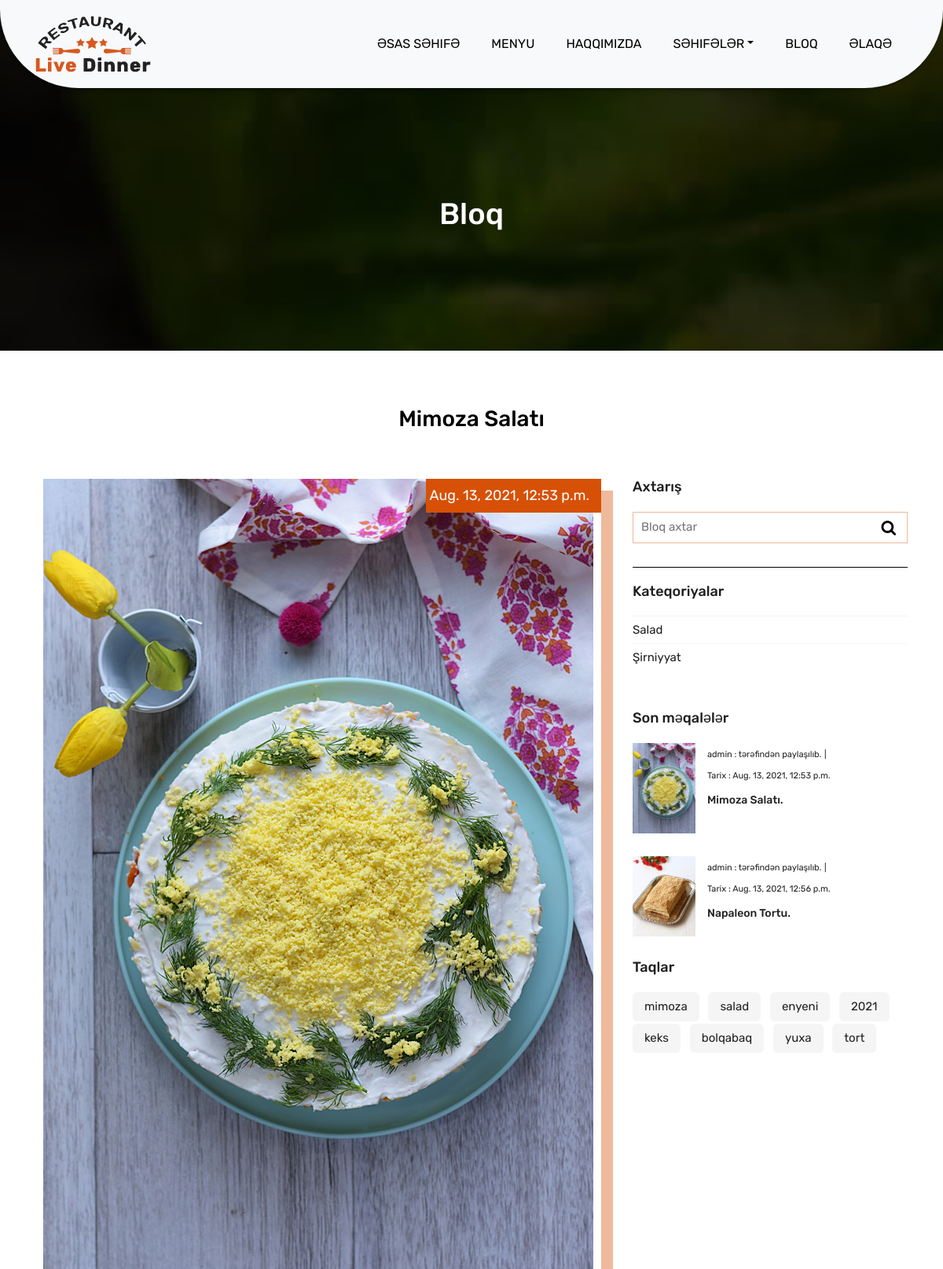
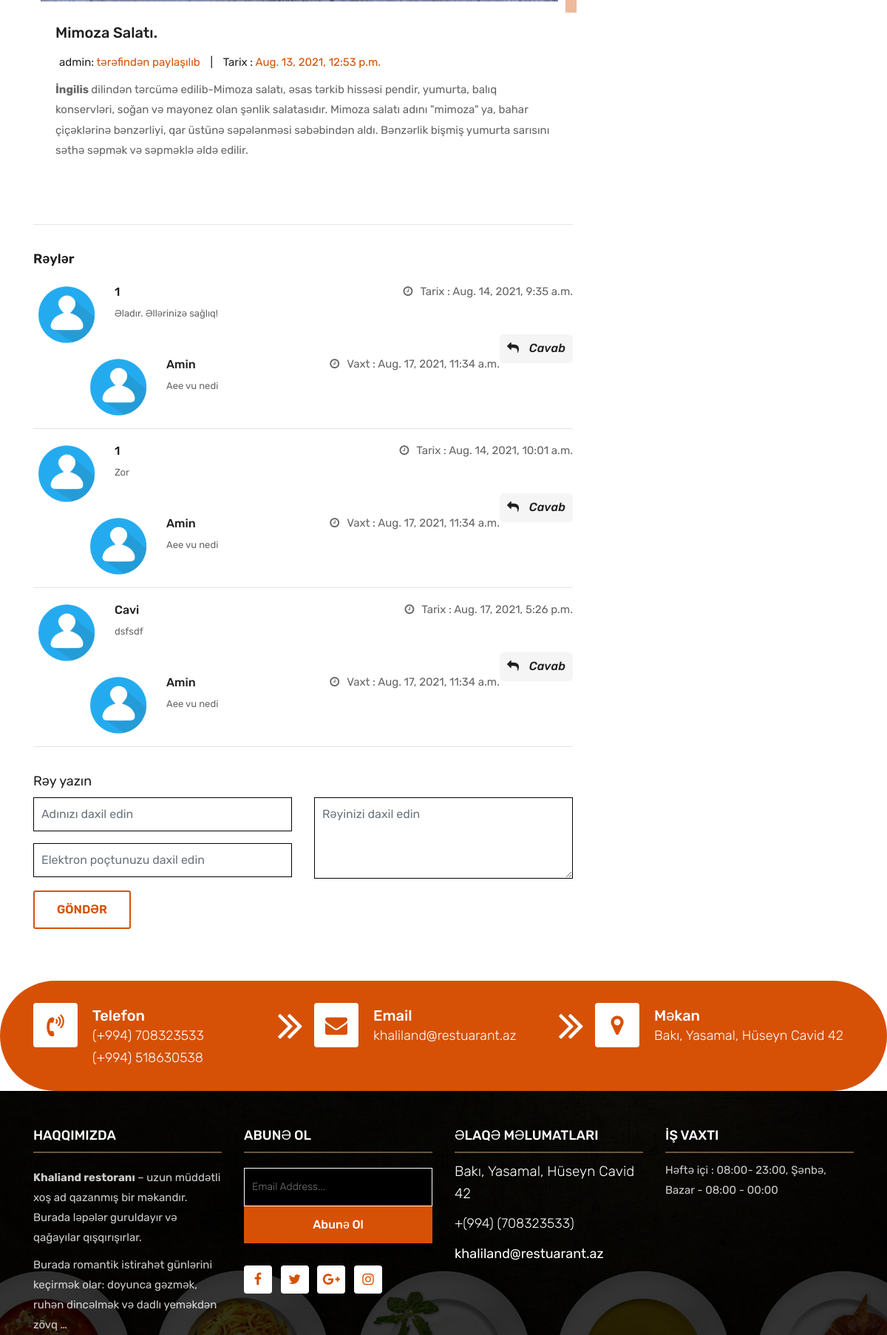
The app's page /postbloq/1 (upper part) with its own data (2 pictures, top to bottom).
### postbloq/models.py (models this page shows, shortened)
class Post(models.Model):
    title = CharField(max_length=100,verbose_name="Ad")
    content = RichTextField(max_length=5000,verbose_name="Mətin")
    author  = ForeignKey(User, null=True, on_delete=CASCADE,verbose_name="Yazıçı")
    created = DateTimeField(default=timezone.now)
    tags = TaggableManager(verbose_name="taqlar")
    category = ForeignKey("Category", null=True, on_delete=SET_NULL,verbose_name="Kateqoriya")
    image = models.ImageField(verbose_name="Şəkil")
    class Meta:
        verbose_name ="Postlar"
        verbose_name_plural = "Postlar"

class Comments(models.Model):
    user = CharField(max_length=50)
    post = ForeignKey(Post, on_delete=CASCADE)
    reply = ForeignKey("ReplyComments",on_delete=CASCADE, blank=True, null=True)
    content = TextField(max_length=500)
    created = DateTimeField(default = timezone.now)
    email = EmailField(max_length=100)
    class Meta:
        verbose_name = "Rəy"
        verbose_name_plural = "Rəylər"

class ReplyComments(models.Model):
    user = CharField(max_length=50)
    post = ForeignKey(Post, on_delete=CASCADE)
    parent = ForeignKey("Comments",on_delete=CASCADE)
    content = TextField(max_length=500)
    created = DateTimeField(default = timezone.now)
    email = EmailField(max_length=100)
    class Meta:
        verbose_name = "Cavab"
        verbose_name_plural = "Cavablar"

class Category(models.Model):
    name = CharField(max_length=50)
    class Meta:
        verbose_name = "Bloq Kateqoriya"
        verbose_name_plural = "Bloq Kateqoriyalar"
    def __str__(self):
        return self.name

### settings/models.py (models this page shows)
class Settings(models.Model):
    STATUS = (
        ('True', 'Bəli'),
        ('False','Xeyr'),
    )
    title = CharField(max_length=40, verbose_name="Başlıq")
    about_short = RichTextField(verbose_name = "Kiçik hekayə")
    about = RichTextField(verbose_name="Haqqında")
    phone = IntegerField(verbose_name="Telefon1")
    phone2 = IntegerField(verbose_name="Telefon2",blank=True, null=True)
    email = EmailField(max_length=100,verbose_name="Elektron Poçt")
    location = CharField(max_length=400, verbose_name="Məkan")
    worktime = CharField(max_length=100,verbose_name="İş vaxtları")
    contanctinf = CharField(max_length=200,verbose_name="Əlaqə Məlumatları",blank=True, null=True)
    facebook = CharField(max_length=400,verbose_name="Facebook link")
    instagram = CharField(max_length=400,verbose_name="Instagran link")
    twitter = CharField(max_length=400,verbose_name="Twitter link")
    google = CharField(max_length=400,verbose_name="Google link")
    google_map =CharField(max_length=10000,verbose_name="Xəritə link")
    icon = ImageField()
    status= models.CharField(max_length=10, choices=STATUS)
    created_at= DateTimeField(auto_now_add=True)
    updated_at= DateTimeField(auto_now=True)
    class Meta:
        verbose_name = "Parametr"
        verbose_name_plural = "Parametrlər"

### postbloq/views.py (the view)
# urls.py: path("<int:id>",views.post_detail, name="post_detail"),
def post_detail(request,id):
    post = Post.objects.get(id = id)
    tags = Tag.objects.all()
    categories = Category.objects.all()
    recentposts = Post.objects.all()[:5]
    comments = Comments.objects.filter(post = post)
    replys = ReplyComments.objects.filter(post = post)
    comment_form = CommentForm()
    settings = Settings.objects.all()
    if request.method == "POST":
        comment_form = CommentForm(request.POST)
        if comment_form.is_valid():
            newComment = comment_form.save(commit=False)
            newComment.post = post
            newComment.save()
    context = {
        "post":post,
        "categories":categories,
        "tags":tags,
        "recentposts":recentposts,
        'comments':comments,
        "comment_form":comment_form,
        "settings":settings,
        "replys":replys,
    }
    return render(request,"Blog/post_detail.html",context)

### postbloq/forms.py
class CommentForm(forms.ModelForm):
    class Meta:
        model = Comments
        fields = {"content","user","email"}
        widgets ={
            "content"         :widgets.Textarea(attrs={'class': 'form-control','placeholder':'Rəyinizi daxil edin','rows':'2'}),            "content"         :widgets.Textarea(attrs={'class': 'form-control','placeholder':'Rəyinizi daxil edin','rows':'2'}),
            "user"         :widgets.TextInput(attrs={'class': 'form-control','placeholder':'Adınızı daxil edin', 'type':'text'}),
            "email"         :widgets.EmailInput(attrs={'class': 'form-control','placeholder':'Elektron poçtunuzu daxil edin', 'type':'email'}),
        }

### templates/Blog/post_detail.html (shortened to what this page needs)
{% extends "base.html" %}
{% load static %}
{% block startslides %}
	<div class="all-page-title page-breadcrumb">
		<div class="container text-center">
			<div class="row">
				<div class="col-lg-12">
					<h1>Bloq</h1>
				</div>
			</div>
		</div>
	</div>
{% endblock startslides %}
{% block startblog %}
  <div class="blog-box">
		<div class="container">
			<div class="row">
				<div class="col-lg-12">
					<div class="heading-title text-center">
						<h2>{{post.title}}</h2>
					</div>
				</div>
			</div>
			<div class="row">
				<div class="col-xl-8 col-lg-8 col-12">
					<div class="blog-inner-details-page">
						<div class="blog-inner-box">
							<div class="side-blog-img">
								<img class="img-fluid" src="{{post.image.url}}" alt="">
								<div class="date-blog-up">
									{{post.created}}
								</div>
							</div>
							<div class="inner-blog-detail details-page">
								<h3>{{post.title}}.</h3>
								<ul>
									<li>{{post.author}}: <span>tərəfindən paylaşılıb</span></li>
									<li>|</li>
									<li>Tarix : <span>{{post.created}}</span></li>
								</ul>
								{{post.content|safe}}
							</div>
						</div>
						<hr>
						<div class="blog-comment-box">
							<h3>Rəylər</h3>
							{% if comments %}
							{% for comment in comments  %}
							<div class="comment-item">
								<div class="comment-item-left">
									<img src="{% static 'images/user-logo.png' %}" alt="">
								</div>
								<div class="comment-item-right">
									<div class="pull-left">
										<a href="#">{{comment.user}}</a>
									</div>
									<div class="pull-right">
										<i class="fa fa-clock-o" aria-hidden="true"></i>Tarix : <span>{{comment.created}}</span>
									</div>
									<div class="des-l">
										<p>{{comment.content}}</p>
									</div>
									<a href="#" class="right-btn-re"><i class="fa fa-reply" aria-hidden="true"></i> Cavab</a>
								</div>
								<br>
								{% for reply in replys %}
								<div class="comment-item children">
									<div class="comment-item-left">
										<img src="{% static 'images/user-logo.png' %}" alt="">
									</div>
									<div class="comment-item-right">
										<div class="pull-left">
											<a href="#">{{reply.user}}</a>
										</div>
										<div class="pull-right">
											<i class="fa fa-clock-o" aria-hidden="true"></i>Vaxt : <span>{{reply.created}}</span>
										</div>
										<div class="des-l">
											<p>{{reply.content}}</p>
										</div>
									</div>
								</div>
								{% endfor %}
							</div>
							<hr>
							{% endfor %}
							{% else %}
							  <h3>Heç bir şərh yoxdur</h3>
							{% endif %}
						</div>
						<div class="comment-respond-box">
							<h3>Rəy yazın </h3>
							<div class="comment-respond-form">
								<form id="commentrespondform" class="comment-form-respond row" method="POST" type = "POST">
									<div class="col-lg-6 col-md-6 col-sm-6">
										<div class="form-group">
											{{comment_form.user}}
										</div>
										<div class="form-group">
											{{comment_form.email}}
										</div>
									</div>
									<div class="col-lg-6 col-md-6 col-sm-6">
										<div class="form-group">
											{{comment_form.content}}
										</div>
									</div>
									<div class="col-lg-12 col-md-12 col-sm-12">
										<button class="btn btn-submit">Göndər</button>
									</div>
								</form>
							</div>
						</div>
					</div>
				</div>
				<div class="col-xl-4 col-lg-4 col-md-6 col-sm-8 col-12 blog-sidebar">
					<div class="right-side-blog">
						<h3>Axtarış</h3>
						<div class="blog-search-form">
							<form action="{% url 'postbloq:search' %}" method = "POST">
							<input name="search" placeholder="Bloq axtar" type="text" id = "search">
							<button class="search-btn" type="submit">
								<i class="fa fa-search" aria-hidden="true"></i>
							</button>
							</form>
						</div>
						<h3>Kateqoriyalar</h3>
						<div class="blog-categories">
							<ul>
								{% for category in categories %}
							 <li><a href="{% url 'postbloq:post_category' category.id %}"><span>{{category}}</span></a></li>
								{% endfor %}
							</ul>
						</div>
						<h3>Son məqalələr</h3>
						<div class="post-box-blog">
							<div class="recent-post-box">
								{% for post in recentposts  %}
								<div class="recent-box-blog">
									<div class="recent-img">
										<img class="img-fluid" src="{{post.image.url}}" width="80" height="80" alt="">
									</div>
									<div class="recent-info">
										<ul>
											<li>{{post.author}} : <span>tərəfindən paylaşılıb.</span></li>
											<li>|</li>
											<li>Tarix : <span>{{post.created}}</span></li>
										</ul>
										<h4><a href="{% url 'postbloq:post_detail' post.id %}">{{post.title}}.</a></h4>
									</div>
								</div>
								{% endfor %}
							</div>
						</div>
						<h3>Taqlar</h3>
						<div class="blog-tag-box">
							<ul class="list-inline tag-list">
								{% for tag in tags  %}
								<li class="list-inline-item"><a href="{% url 'postbloq:post_tags' tag %}">{{tag.name}}</a></li>
								{% endfor %}
							</ul>
						</div>
					</div>
				</div>
			</div>
		</div>
	</div>
{% endblock startblog %}

### templates/base.html (shortened to what this page needs)
{% load static %}
<!DOCTYPE html>
<html lang="en">
<head>
  {% include "Home/includes/head.html" %}
</head>
<body>
  {% include "Home/includes/navbar.html" %}
  {% block startslides %}{% endblock startslides %}
  {% block startblog %}{% endblock startblog %}
  {% include "Home/includes/startcontactinfo.html" %}
  {% include "Home/includes/startfotter.html" %}
</body>
</html>

### templates/Home/includes/head.html (shortened to what this page needs)
{% load static %}
    {% block link %}
    <link rel="stylesheet" href="{% static 'css/bootstrap.min.css' %}">
    <link rel="stylesheet" href="{% static 'css/style1.css' %}">
    <link rel="stylesheet" href="{% static 'css/responsive.css' %}">
    <link rel="stylesheet" href="{% static 'css/custom.css' %}">
    {% endblock link %}

### templates/Home/includes/navbar.html (shortened to what this page needs)
{% load static %}
<header class="top-navbar">
    <nav class="navbar navbar-expand-lg navbar-light bg-light">
        <div class="container">
            <a class="navbar-brand" href="{% url 'index' %}">
                <img src="{% static 'images/logo.png' %}" width="" height="" alt="" />
            </a>
            <div class="collapse navbar-collapse" id="navbars-rs-food">
                <ul class="navbar-nav ml-auto">
                    <li class="nav-item "><a class="nav-link" href="{% url 'index' %}">Əsas səhifə</a></li>
                    <li class="nav-item"><a class="nav-link" href="{% url 'menu' %}">Menyu</a></li>
                    <li class="nav-item"><a class="nav-link" href="{% url 'about' %}">Haqqımızda</a></li>
                    <li class="nav-item dropdown">
                        <a class="nav-link dropdown-toggle" href="#" id="dropdown-a" data-toggle="dropdown">Səhifələr</a>
                    </li>
                    <li class="nav-item ">
                        <li class="nav-item"><a class="nav-link" href="{% url 'postbloq:post_list' %}">Bloq</a></li>
                    </li>
                    <li class="nav-item"><a class="nav-link" href="{% url 'contact' %}">Əlaqə</a></li>
                </ul>
            </div>
        </div>
    </nav>
</header>

### templates/Home/includes/startcontactinfo.html
{% for setting in  settings %}
<div class="contact-imfo-box">
    <div class="container">
        <div class="row">
            <div class="col-md-4 arrow-right">
                <i class="fa fa-volume-control-phone"></i>
                <div class="overflow-hidden">
                    <h4>Telefon</h4>
                    <p class="lead">
                        (+994) {{setting.phone}}
                    </p>
                    <p class="lead">
                        (+994) {{setting.phone2}}
                    </p>
                </div>
            </div>
            <div class="col-md-4 arrow-right">
                <i class="fa fa-envelope"></i>
                <div class="overflow-hidden">
                    <h4>Email</h4>
                    <p class="lead">
                        {{setting.email}}
                    </p>
                </div>
            </div>
            <div class="col-md-4">
                <i class="fa fa-map-marker"></i>
                <div class="overflow-hidden">
                    <h4>Məkan</h4>
                    <p class="lead">
                       {{setting.location}}
                    </p>
                </div>
            </div>
        </div>
    </div>
</div>
{% endfor %}

### templates/Home/includes/startfotter.html (shortened to what this page needs)
{% load static %}
	<footer class="footer-area bg-f">
		{% for setting in settings  %}
		<div class="container">
			<div class="row">
				<div class="col-lg-3 col-md-6">
					<h3>Haqqımızda </h3>
					<p>{{setting.about|truncatewords:30|safe}}</p><p><a href="{% url 'about' %}">Ardını oxu</a></p>
				</div>
				<div class="col-lg-3 col-md-6">
					<h3>Abunə ol</h3>
					<div class="subscribe_form">
						<form class="subscribe_form">
							<input name="EMAIL" id="subs-email" class="form_input" placeholder="Email Address..." type="email">
							<button type="submit" class="submit">Abunə Ol</button>
						</form>
					</div>
					<ul class="list-inline f-social">
						<li class="list-inline-item"><a href="{{setting.facebook}}"><i class="fa fa-facebook" aria-hidden="true"></i></a></li>
						<li class="list-inline-item"><a href="{{setting.twitter}}"><i class="fa fa-twitter" aria-hidden="true"></i></a></li>
						<li class="list-inline-item"><a href="{{setting.google}}"><i class="fa fa-google-plus" aria-hidden="true"></i></a></li>
						<li class="list-inline-item"><a href="{{setting.instagram}}"><i class="fa fa-instagram" aria-hidden="true"></i></a></li>
					</ul>
				</div>
				<div class="col-lg-3 col-md-6">
					<h3>Əlaqə məlumatları</h3>
					<p class="lead">{{setting.location}}</p>
					<p class="lead"><a href="#">+(994) ({{setting.phone}})</a></p>
					<p><a href="#"> {{setting.email}}</a></p>
				</div>
				<div class="col-lg-3 col-md-6">
					<h3>İş vaxtı</h3>
					<p><span class="text-color">{{setting.worktime}}
				</div>
			</div>
		</div>
		{% endfor %}
	</footer>

### templates/Home/includes/scripts.html (shortened to what this page needs)
{% load static %}

### records on screen
Post: title "Mimoza Salatı", image (picture), created "Aug. 13, 2021, 12:53 p.m.", author "admin", content "İngilis dilindən tərcümə edilib-Mimoza salatı, əsas tərkib hissəsi pendir, yumurta, balıq konservləri, soğan və mayonez olan şənlik salatasıdır. Mimoza salatı adını \"mimoza\" ya, bahar çiçəklərinə bənzərliyi, qar üstünə səpələnməsi səbəbindən aldı. Bənzərlik bişmiş yumurta sarısını səthə səpmək və səpməklə əldə edilir."
Comments: user "1", created "Aug. 14, 2021, 9:35 a.m.", content "Əladır. Əllərinizə sağlıq!"
ReplyComments: user "Amin", created "Aug. 17, 2021, 11:34 a.m.", content "Aee vu nedi"
Comments: user "1", created "Aug. 14, 2021, 10:01 a.m.", content "Zor"
Comments: user "Cavi", created "Aug. 17, 2021, 5:26 p.m.", content "dsfsdf"
Category: name "Salad"
Category: name "Şirniyyat"
Post: image (picture), author "admin", created "Aug. 13, 2021, 12:56 p.m.", title "Napaleon Tortu"
Tag: name "mimoza"
Tag: name "salad"
Tag: name "enyeni"
Tag: name "2021"
Tag: name "keks"
Tag: name "bolqabaq"
Tag: name "yuxa"
Tag: name "tort"
Settings: phone "708323533", phone2 "518630538", email "khaliland@restuarant.az", location "Bakı, Yasamal, Hüseyn Cavid 42", about "Khaliand restoranı – uzun müddətli xoş ad qazanmış bir məkandır. Burada ləpələr guruldayır və qağayılar qışqırışırlar. Burada romantik istirahət günlərini keçirmək olar: doyunca gəzmək, ruhən dincəlmək və dadlı yeməkdən zövq …", worktime "Həftə içi : 08:00- 23:00, Şənbə, Bazar - 08:00 - 00:00"
